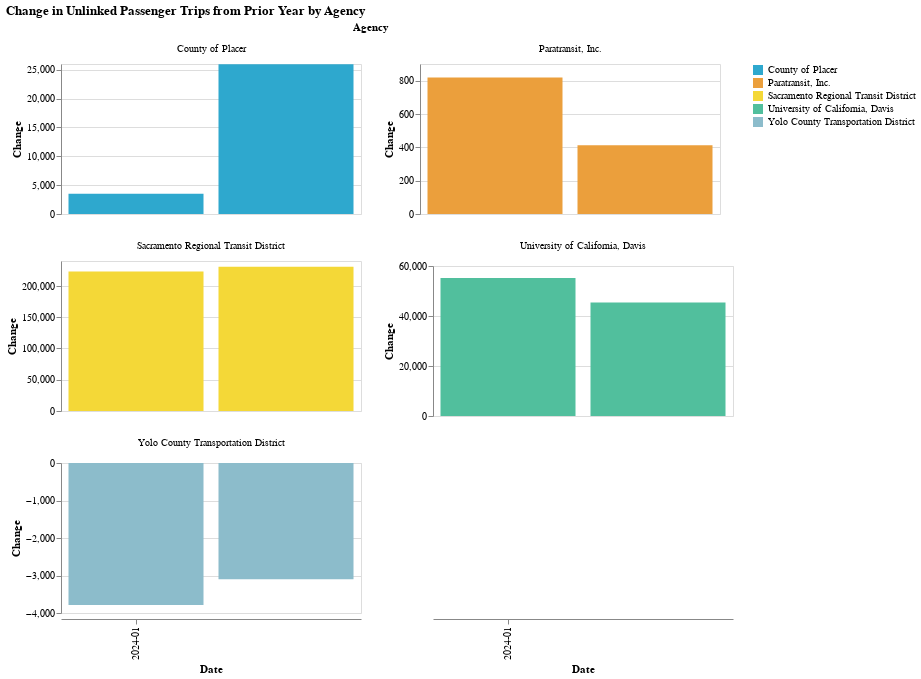

Write notebook code for a chart like this one.
### Code cell
make_bar_chart(by_agency_long, y_col = "change_1yr", color_col = "Agency")

### Figure 1 — Vega-Lite specification as saved in the notebook (floating-point values rounded to 4 significant figures)
{"config": {"view": {"continuousWidth": 300, "continuousHeight": 300}}, "data": {"name": "data-ae364cf4d1f917473b7d9bfd59449dfb"}, "facet": {"field": "Agency", "type": "nominal"}, "spec": {"mark": {"type": "bar"}, "encoding": {"color": {"field": "Agency", "scale": {"range": ["#2EA8CE", "#EB9F3C", "#F4D837", "#51BF9D", "#8CBCCB", "#9487C0", "#136C97", "#E16B26", "#F6BF16", "#00896B", "#7790A3", "#5B559C"]}, "title": "", "type": "nominal"}, "tooltip": [{"field": "year_month", "type": "nominal"}, {"field": "change_1yr", "type": "quantitative"}, {"field": "Agency", "type": "nominal"}, {"field": "RTPA", "type": "nominal"}], "x": {"axis": {"values": ["2024-01"]}, "field": "year_month", "title": "Date", "type": "ordinal"}, "y": {"field": "change_1yr", "title": "Change", "type": "quantitative"}}, "height": 150, "name": "view_14", "width": 300}, "columns": 2, "params": [{"name": "param_14", "select": {"type": "interval", "encodings": ["x", "y"]}, "bind": "scales", "views": ["view_14"]}], "resolve": {"scale": {"x": "shared", "y": "independent"}}, "title": "Change in Unlinked Passenger Trips from Prior Year by Agency", "$schema": "https://vega.github.io/schema/vega-lite/v5.14.1.json", "datasets": {"data-ae364cf4d1f917473b7d9bfd59449dfb": [{"NTD ID": "90019", "Agency": "Sacramento Regional Transit District", "RTPA": "Sacramento Area Council of Governments", "variable": "1/2024", "upt": 1338000.0, "change_1yr": 223300.0, "year": "2024", "month": "01", "year_month": "2024-01"}, {"NTD ID": "90090", "Agency": "Yolo County Transportation District", "RTPA": "Sacramento Area Council of Governments", "variable": "1/2024", "upt": 51320.0, "change_1yr": -3785.0, "year": "2024", "month": "01", "year_month": "2024-01"}, {"NTD ID": "90142", "Agency": "University of California, Davis", "RTPA": "Sacramento Area Council of Governments", "variable": "1/2024", "upt": 378800.0, "change_1yr": 55220.0, "year": "2024", "month": "01", "year_month": "2024-01"}, {"NTD ID": "90196", "Agency": "County of Placer", "RTPA": "Sacramento Area Council of Governments", "variable": "1/2024", "upt": 118700.0, "change_1yr": 3504.0, "year": "2024", "month": "01", "year_month": "2024-01"}, {"NTD ID": "90223", "Agency": "Paratransit, Inc.", "RTPA": "Sacramento Area Council of Governments", "variable": "1/2024", "upt": 4241.0, "change_1yr": 819.0, "year": "2024", "month": "01", "year_month": "2024-01"}, {"NTD ID": "90019", "Agency": "Sacramento Regional Transit District", "RTPA": "Sacramento Area Council of Governments", "variable": "2/2024", "upt": 1361000.0, "change_1yr": 230600.0, "year": "2024", "month": "02", "year_month": "2024-02"}, {"NTD ID": "90090", "Agency": "Yolo County Transportation District", "RTPA": "Sacramento Area Council of Governments", "variable": "2/2024", "upt": 52200.0, "change_1yr": -3098.0, "year": "2024", "month": "02", "year_month": "2024-02"}, {"NTD ID": "90142", "Agency": "University of California, Davis", "RTPA": "Sacramento Area Council of Governments", "variable": "2/2024", "upt": 398900.0, "change_1yr": 45420.0, "year": "2024", "month": "02", "year_month": "2024-02"}, {"NTD ID": "90196", "Agency": "County of Placer", "RTPA": "Sacramento Area Council of Governments", "variable": "2/2024", "upt": 120500.0, "change_1yr": 25940.0, "year": "2024", "month": "02", "year_month": "2024-02"}, {"NTD ID": "90223", "Agency": "Paratransit, Inc.", "RTPA": "Sacramento Area Council of Governments", "variable": "2/2024", "upt": 4216.0, "change_1yr": 413.0, "year": "2024", "month": "02", "year_month": "2024-02"}]}}
